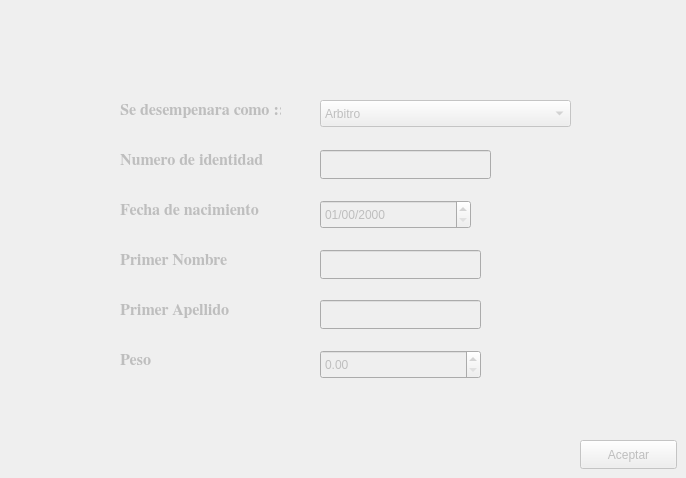
    <widget class="QWidget" name="tab_persona">
     <property name="enabled">
      <bool>false</bool>
     </property>
     <attribute name="title">
      <string>Crear persona</string>
     </attribute>
     <widget class="QLineEdit" name="numero_dentidad">
      <property name="geometry">
       <rect>
        <x>320</x>
        <y>150</y>
        <width>171</width>
        <height>29</height>
       </rect>
      </property>
     </widget>
     <widget class="QLabel" name="label_10">
      <property name="geometry">
       <rect>
        <x>120</x>
        <y>100</y>
        <width>161</width>
        <height>21</height>
       </rect>
      </property>
      <property name="font">
       <font>
        <family>FreeSerif</family>
        <pointsize>12</pointsize>
        <weight>75</weight>
        <bold>true</bold>
       </font>
      </property>
      <property name="text">
       <string>Se desempenara como ::</string>
      </property>
     </widget>
     <widget class="QDateEdit" name="fecha_nacimiento">
      <property name="geometry">
       <rect>
        <x>320</x>
        <y>200</y>
        <width>151</width>
        <height>29</height>
       </rect>
      </property>
      <property name="displayFormat">
       <string>dd/mm/yyyy</string>
      </property>
     </widget>
     <widget class="QLineEdit" name="primer_apellido">
      <property name="geometry">
       <rect>
        <x>320</x>
        <y>300</y>
        <width>161</width>
        <height>29</height>
       </rect>
      </property>
     </widget>
     <widget class="QLabel" name="label_4">
      <property name="geometry">
       <rect>
        <x>120</x>
        <y>150</y>
        <width>151</width>
        <height>21</height>
       </rect>
      </property>
      <property name="font">
       <font>
        <family>FreeSerif</family>
        <pointsize>12</pointsize>
        <weight>75</weight>
        <bold>true</bold>
       </font>
      </property>
      <property name="text">
       <string>Numero de identidad </string>
      </property>
     </widget>
     <widget class="QComboBox" name="combo_box_desempeno">
      <property name="geometry">
       <rect>
        <x>320</x>
        <y>100</y>
        <width>251</width>
        <height>27</height>
       </rect>
      </property>
      <property name="editable">
       <bool>false</bool>
      </property>
      <property name="modelColumn">
       <number>0</number>
      </property>
      <item>
       <property name="text">
        <string>Arbitro</string>
       </property>
      </item>
      <item>
       <property name="text">
        <string>Jugador</string>
       </property>
      </item>
      <item>
       <property name="text">
        <string>Entrenador</string>
       </property>
      </item>
     </widget>
     <widget class="QDoubleSpinBox" name="doubleSpinBox">
      <property name="geometry">
       <rect>
        <x>320</x>
        <y>350</y>
        <width>161</width>
        <height>29</height>
       </rect>
      </property>
     </widget>
     <widget class="QLabel" name="label_5">
      <property name="geometry">
       <rect>
        <x>120</x>
        <y>200</y>
        <width>151</width>
        <height>21</height>
       </rect>
      </property>
      <property name="font">
       <font>
        <family>FreeSerif</family>
        <pointsize>12</pointsize>
        <weight>75</weight>
        <bold>true</bold>
       </font>
      </property>
      <property name="text">
       <string>Fecha de nacimiento </string>
      </property>
     </widget>
     <widget class="QLabel" name="label_11">
      <property name="geometry">
       <rect>
        <x>120</x>
        <y>350</y>
        <width>151</width>
        <height>21</height>
       </rect>
      </property>
      <property name="font">
       <font>
        <family>FreeSerif</family>
        <pointsize>12</pointsize>
        <weight>75</weight>
        <bold>true</bold>
       </font>
      </property>
      <property name="text">
       <string>Peso</string>
      </property>
     </widget>
     <widget class="QLabel" name="label_6">
      <property name="geometry">
       <rect>
        <x>120</x>
        <y>300</y>
        <width>151</width>
        <height>21</height>
       </rect>
      </property>
      <property name="font">
       <font>
        <family>FreeSerif</family>
        <pointsize>12</pointsize>
        <weight>75</weight>
        <bold>true</bold>
       </font>
      </property>
      <property name="text">
       <string/>
      </property>
     </widget>
     <widget class="QLabel" name="label_8">
      <property name="geometry">
       <rect>
        <x>120</x>
        <y>300</y>
        <width>151</width>
        <height>21</height>
       </rect>
      </property>
      <property name="font">
       <font>
        <family>FreeSerif</family>
        <pointsize>12</pointsize>
        <weight>75</weight>
        <bold>true</bold>
       </font>
      </property>
      <property name="text">
       <string>Primer Apellido</string>
      </property>
     </widget>
     <widget class="QLabel" name="label_7">
      <property name="geometry">
       <rect>
        <x>120</x>
        <y>250</y>
        <width>151</width>
        <height>21</height>
       </rect>
      </property>
      <property name="font">
       <font>
        <family>FreeSerif</family>
        <pointsize>12</pointsize>
        <weight>75</weight>
        <bold>true</bold>
       </font>
      </property>
      <property name="text">
       <string>Primer Nombre</string>
      </property>
     </widget>
     <widget class="QLineEdit" name="primer_nombre">
      <property name="geometry">
       <rect>
        <x>320</x>
        <y>250</y>
        <width>161</width>
        <height>29</height>
       </rect>
      </property>
     </widget>
     <widget class="QPushButton" name="boton_confirmar">
      <property name="geometry">
       <rect>
        <x>580</x>
        <y>440</y>
        <width>97</width>
        <height>29</height>
       </rect>
      </property>
      <property name="text">
       <string>Aceptar</string>
      </property>
     </widget>
    </widget>
